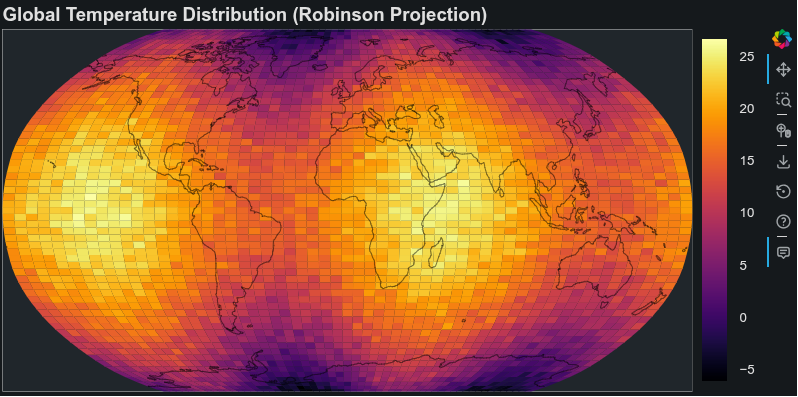

Write Python code to recreate this figure.
import numpy as np
import cartopy.crs as ccrs
import cartopy.feature as cfeature
from bokeh.plotting import figure, show, curdoc
from bokeh.models import ColorBar, LinearColorMapper, BasicTicker, HoverTool, ColumnDataSource
from bokeh.palettes import Inferno256
from shapely.geometry import LineString, MultiLineString
curdoc().theme = "dark_minimal" 
from bokeh_rocks import save_plot
# Generate example data
lon = np.linspace(-180, 180, 60)
lat = np.linspace(-90, 90, 60)
LON, LAT = np.meshgrid(lon, lat)

# Create sample temperature data
temperature = 20 * np.cos(np.radians(LAT)) + \
              5 * np.sin(np.radians(2 * LON)) + \
              np.random.normal(0, 1, LAT.shape)

# Set up Cartopy projection
projection = ccrs.Robinson()

# Convert to projection coordinates
transformed_points = projection.transform_points(ccrs.PlateCarree(), LON, LAT)
x = transformed_points[:, :, 0]
y = transformed_points[:, :, 1]

# Create the figure
p = figure(width=800, height=400, 
           title="Global Temperature Distribution (Robinson Projection)",
           x_range=(x.min(), x.max()), 
           y_range=(y.min(), y.max()))

# Create color mapper
color_mapper = LinearColorMapper(palette=Inferno256, 
                                 low=temperature.min(), 
                                 high=temperature.max())

# Create patches for grid cells
xs = []
ys = []
temps = []
for i in range(x.shape[0] - 1):
    for j in range(x.shape[1] - 1):
        # Get cell corners
        cell_x = [x[i,j], x[i,j+1], x[i+1,j+1], x[i+1,j]]
        cell_y = [y[i,j], y[i,j+1], y[i+1,j+1], y[i+1,j]]
        
        # Add valid cells
        if not np.any(np.isnan(cell_x)) and not np.any(np.isnan(cell_y)):
            xs.append(cell_x)
            ys.append(cell_y)
            temps.append(temperature[i,j])

# Create ColumnDataSource
source = ColumnDataSource(data=dict(
    xs=xs,
    ys=ys,
    temp=temps
))

# Add patches
patches = p.patches('xs', 'ys',
                    fill_color={'field': 'temp', 'transform': color_mapper},
                    line_color=None,
                    source=source)

# Add coastlines
coastlines = cfeature.NaturalEarthFeature('physical', 'coastline', '110m')

def process_line_string(line_string):
    if isinstance(line_string, (LineString, MultiLineString)):
        if isinstance(line_string, LineString):
            lines = [line_string]
        else:
            lines = list(line_string.geoms)
        
        for line in lines:
            coords = np.array(line.coords)
            if len(coords) > 1:
                # Normalize longitudes to -180 to 180 range
                normalized_coords = coords.copy()
                normalized_coords[:, 0] = np.mod(normalized_coords[:, 0] + 180, 360) - 180
                
                # Filter out points that are too close together or would create artifacts
                valid_indices = np.where(np.abs(np.diff(normalized_coords[:, 0])) < 180)[0]
                valid_indices = np.concatenate([valid_indices, [valid_indices[-1] + 1]])
                
                if len(valid_indices) > 1:
                    segment = normalized_coords[valid_indices]
                    
                    # Transform coordinates
                    tt = projection.transform_points(ccrs.PlateCarree(), 
                                                    segment[:, 0], 
                                                    segment[:, 1])
                    x = tt[:, 0]
                    y = tt[:, 1]
                    
                    # Only draw if we have enough points and they're not all NaN
                    if len(x) > 1 and not np.all(np.isnan(x)):
                        p.line(x, y, line_color='black', line_width=1, line_alpha=0.5)

for geom in coastlines.geometries():
    process_line_string(geom)

# Add hover tool
hover = HoverTool(tooltips=[
    ('Temperature', '@temp{0.1f}°C'),
], renderers=[patches])
p.add_tools(hover)

# Add color bar
color_bar = ColorBar(color_mapper=color_mapper,
                     ticker=BasicTicker(),
                     label_standoff=12,
                     border_line_color=None,
                     location=(0, 0))
p.add_layout(color_bar, 'right')

# Customize the plot
p.grid.visible = False
p.axis.visible = False
p.title.text_font_size = '14pt'

# Output the plot
show(p)
br.save_plot(p, "output/map_projections_06")
